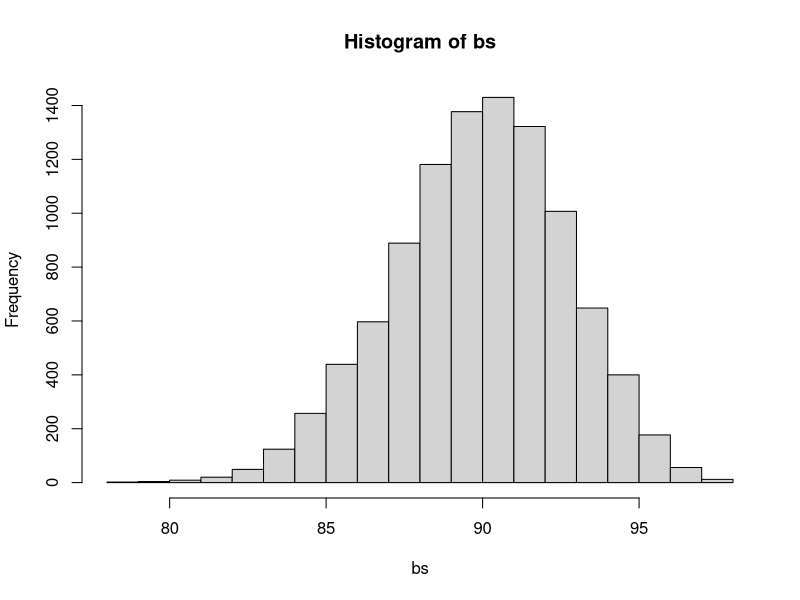
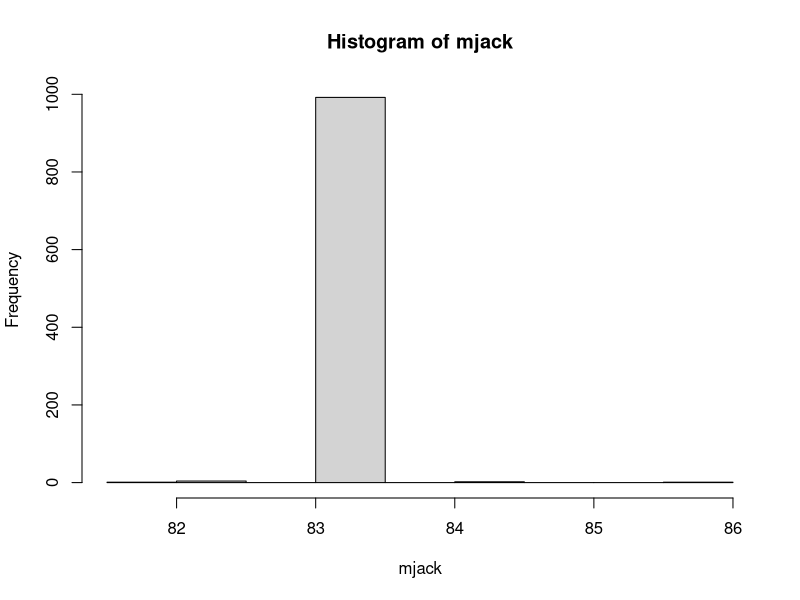

These charts were generated, in order, by the following R code:


##bootstraping in R

x=read.csv("grades1.csv")

s=sample(x$MT, 10, replace = T)

#popMean
mean(x$MT)

mean(s)
sd(s)
#Generate bootstrap sample

bs=replicate(10000, mean(sample(s, 10, replace = T)))
mean(bs)
sd(bs)
hist(bs)


###Jackknife re-sampling

sj=sample(x$MT, 10, replace = T)

mjack=c()

for(i in 1:1000){
  mjack[i]=mean(sj[-i])
}

mean(mjack)
sd(mjack)
hist(mjack)
